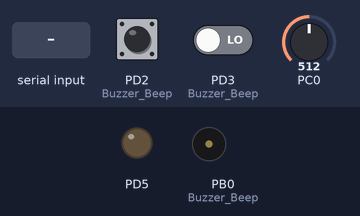
This program was run on a simulated ATmega328P, built with avr-gcc and emulated at 16 MHz (the files do not name the chip). Shown: output pins drawn as LEDs (lit = HIGH), buzzer (waves = sounding, pin HIGH). Inputs (shaded band) come from the test bench; at power-on: PD2 (Buzzer_Beep) HIGH, PC0 = 512, PD3 (Buzzer_Beep) LOW.

Above: at 2.9 s.
3.0 s: PD2 (Buzzer_Beep) pulled LOW for 0.15 s
At 3.6 s:
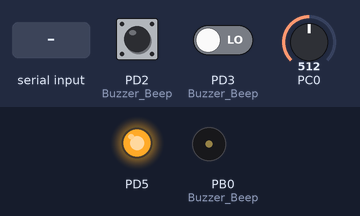
4.6 s: PD2 (Buzzer_Beep) pulled LOW for 1 s
At 6.1 s:
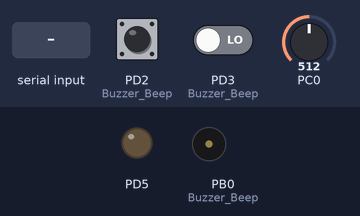
7.1 s: PD2 (Buzzer_Beep) pulled LOW for 3.2 s
At 8.2 s:
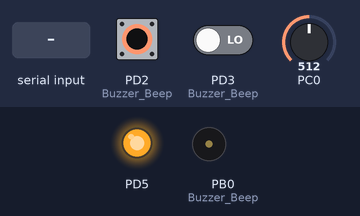
11.8 s: "0" received over Serial
At 12.7 s:
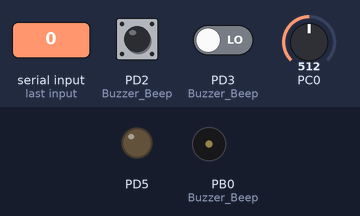
Timing chart, 0 to 14.4 s (numbered marks = the images above; inputs shaded):
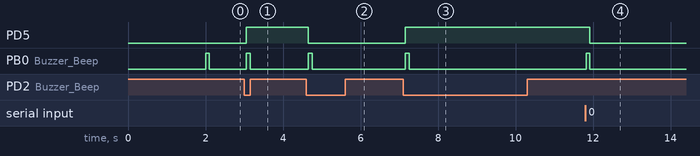

The program:

main.cpp
```cpp
#define F_CPU 16000000UL
#include <avr/io.h>
#include <util/delay.h>
#include <avr/interrupt.h>
#include <stdio.h>
#include <stdlib.h>

volatile uint8_t flag_miscare = 0;
volatile uint8_t mod_manual = 0;
volatile uint8_t buton_apasat = 0;

void UART_Init(unsigned int baud) {
    unsigned int ubrr = F_CPU / 16 / baud - 1;
    UBRR0H = (unsigned char)(ubrr >> 8);
    UBRR0L = (unsigned char)ubrr;
    UCSR0B = (1 << RXEN0) | (1 << TXEN0);
    UCSR0C = (1 << UCSZ01) | (1 << UCSZ00);
}

void UART_Print(const char* str) {
    while (*str) {
        while (!(UCSR0A & (1 << UDRE0)));
        UDR0 = *str++;
    }
}

char UART_Receive(void) {
    if (UCSR0A & (1 << RXC0)) {
        return UDR0;
    }
    return 0;
}

void ADC_Init() {
    ADMUX = (1 << REFS0);
    ADCSRA = (1 << ADEN) | (1 << ADPS2) | (1 << ADPS1) | (1 << ADPS0);
}

uint16_t ADC_Read(uint8_t channel) {
    ADMUX = (ADMUX & 0xF0) | (channel & 0x0F);
    ADCSRA |= (1 << ADSC);
    while (ADCSRA & (1 << ADSC));
    return ADC;
}

void PWM_Init() {
    DDRD |= (1 << PD5);
    TCCR0A = (1 << COM0B1) | (1 << WGM01) | (1 << WGM00);
    TCCR0B = (1 << CS01) | (1 << CS00);
    OCR0B = 0;
}

void Buzzer_Beep() {
    PORTB |= (1 << PB0);
    _delay_ms(100);
    PORTB &= ~(1 << PB0);
}

ISR(INT0_vect) {
    _delay_ms(50);
    if (!(PIND & (1 << PD2))) {
        if (mod_manual == 0) {
            mod_manual = 1;
        } else {
            mod_manual = 0;
        }
        buton_apasat = 1;
    }
    EIFR |= (1 << INTF0);
}

ISR(INT1_vect) {
    if (PIND & (1 << PD3)) {
        flag_miscare = 1;
    } else {
        flag_miscare = 0;
    }
}

int main(void) {
    UART_Init(9600);
    ADC_Init();
    PWM_Init();

    DDRB |= (1 << PB0);
    DDRD &= ~(1 << PD2);
    PORTD |= (1 << PD2);
    DDRD &= ~(1 << PD3);

    EICRA |= (1 << ISC01);
    EICRA |= (1 << ISC10);
    EIMSK |= (1 << INT0) | (1 << INT1);
    sei();

    _delay_ms(2000);
    Buzzer_Beep();

    while (1) {
        char cmd = UART_Receive();
        if (cmd != 0) {
            if (cmd == '1') {
                mod_manual = 1;
            } else if (cmd == '0') {
                mod_manual = 2;
            } else if (cmd == 'a' || cmd == 'A') {
                mod_manual = 0;
            }
            Buzzer_Beep();
        }

        uint16_t nivel_lumina = ADC_Read(0);

        if (mod_manual == 1) {
            TCCR0A |= (1 << COM0B1);
            OCR0B = 255;
        } else if (mod_manual == 2) {
            TCCR0A &= ~(1 << COM0B1);
            PORTD &= ~(1 << PD5);
            OCR0B = 0;
        } else {
            if (nivel_lumina < 300 && flag_miscare) {
                TCCR0A |= (1 << COM0B1);
                OCR0B = 150;
            } else {
                TCCR0A &= ~(1 << COM0B1);
                PORTD &= ~(1 << PD5);
                OCR0B = 0;
            }
        }

        if (buton_apasat) {
            Buzzer_Beep();
            buton_apasat = 0;
        }

        _delay_ms(50);
    }
}
```

Measured:
- after the input at 3.0 s, PD5: LOW → HIGH after 0.05 s; PB0 (Buzzer_Beep): LOW → HIGH after 0.05 s, → LOW 0.10 s later
- after the input at 4.6 s, PD5: HIGH → LOW after 0.06 s; PB0 (Buzzer_Beep): LOW → HIGH after 0.06 s, → LOW 0.10 s later
- after the input at 7.1 s, PD5: LOW → HIGH after 0.06 s; PB0 (Buzzer_Beep): LOW → HIGH after 0.06 s, → LOW 0.10 s later
- after the input at 11.8 s, PD5: HIGH → LOW after 0.12 s; PB0 (Buzzer_Beep): LOW → HIGH at once, → LOW 0.10 s later
